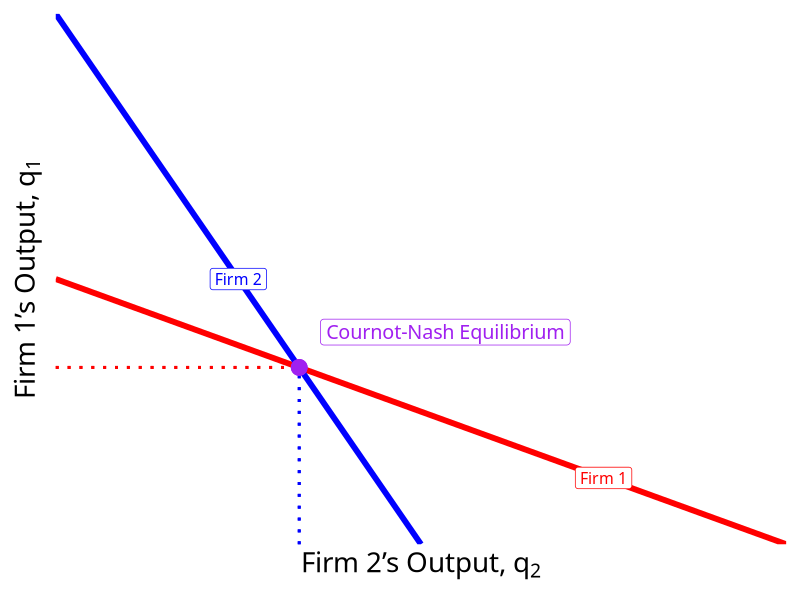
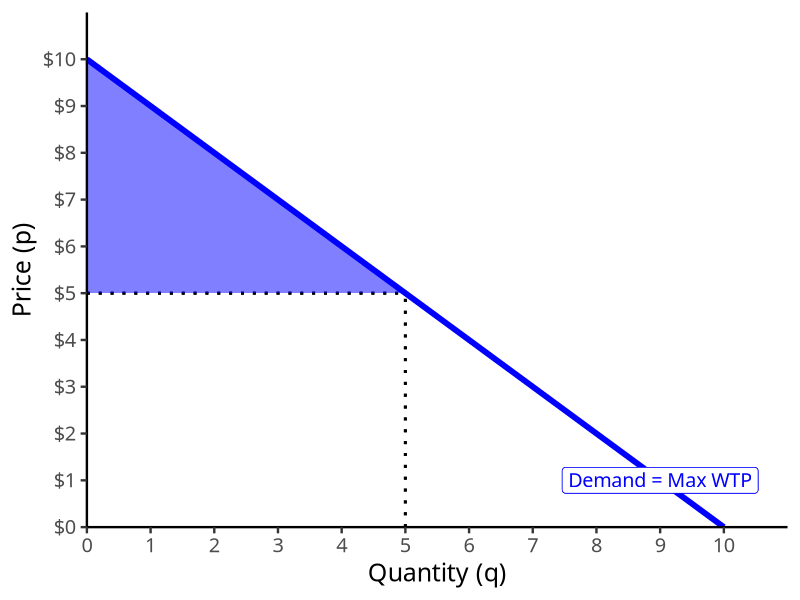

The R script that drew these images, in order:
## ---- chunk 1
options(htmltools.dir.version = FALSE)
knitr::opts_chunk$set(echo=F,
                      message=F,
                      warning=F)
library(tidyverse)
library(ggrepel)
library(ggthemes)
set.seed(256)
update_geom_defaults("label", list(family = "Fira Sans Condensed"))
## ---- chunk 2
Saudi=function(x){30-0.5*x}
Iran=function(x){60-2*x}

ggplot(tibble(x=c(0,10)), aes(x=x))+
  stat_function(fun=Saudi, geom="line", size=2, color="red")+
    annotate(geom = "label", x = 45, y = Saudi(45) , label = "Firm 1",color = "red", size = 4) +
    stat_function(fun=Iran, geom="line", size=2, color="blue")+
    annotate(geom = "label", x = 15, y = Iran(15) , label = "Firm 2",color = "blue", size = 4) +
    geom_segment(x=20,xend=20,y=0,yend=20, size=1, linetype="dotted", color="blue")+
  geom_segment(x=0,xend=20,y=20,yend=20, size=1, linetype="dotted", color="red")+
  geom_point(x=20,y=20,size=5,color="purple")+
  annotate(geom = "label", x = 32, y = 24 , label = "Cournot-Nash Equilibrium",color = "purple", size = 5)+
  scale_x_continuous(breaks = NULL,
                     limits = c(0,60),
                     expand=c(0,0))+
  scale_y_continuous(breaks = NULL,
                     limits = c(0,60),
                     expand=c(0,0))+
  theme_classic(base_family = "Fira Sans Condensed", base_size=20)+
  labs(x = expression(paste("Firm 2’s Output, ", q[2]), sep=" "),
       y = expression(paste("Firm 1’s Output, ", q[1]), sep=" "))
## ---- chunk 3
demand_1=function(x){10-x}
cs_1<-tribble(
  ~x, ~y,
  0, 10,
  0, 5,
  5, 5
)

cs<-ggplot(data.frame(x=c(0,10)), aes(x=x))+
  stat_function(fun=demand_1, geom="line", size=2, color = "blue")+
    geom_label(aes(x=9,y=demand_1(9)), color = "blue", label="Demand = Max WTP", size = 5)+
  geom_segment(x=0, xend=5, y=5, yend=5, size=1, linetype="dotted")+
  geom_segment(x=5, xend=5, y=0, yend=5, size=1, linetype="dotted")+
    scale_x_continuous(breaks=seq(0,10,1),
                     limits=c(0,10),
                     expand=expand_scale(mult=c(0,0.1)))+
  scale_y_continuous(breaks=seq(0,10,1),
                     limits=c(0,10),
                     expand=expand_scale(mult=c(0,0.1)),
                     labels = function(x){paste("$", x, sep="")})+
  labs(x = "Quantity (q)",
       y = "Price (p)")+
  theme_classic(base_family = "Fira Sans Condensed", base_size=18)

cs+geom_polygon(data=cs_1, aes(x=x,y=y), fill="blue", alpha=0.5)
